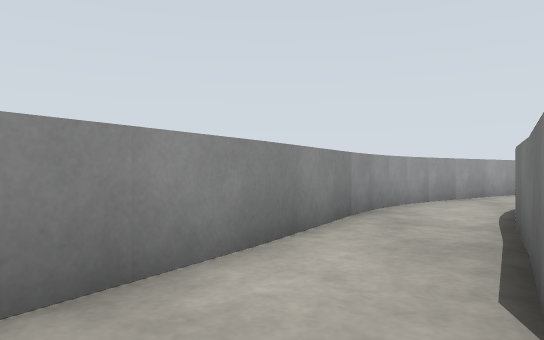
View 1 (above)

18 first-person views from a walk through a robot-simulator world made for Gazebo. The camera is 0.72 m above the floor, looks level and sees 70° across. The floor is counted in squares, 1 m on a side. Each view is taken from the middle of a square. On the plan, view 1 faces up. The plan holds only what a view shows up to about 11 squares ahead; the rest is blank. The place goes on beyond the plan.

View 2
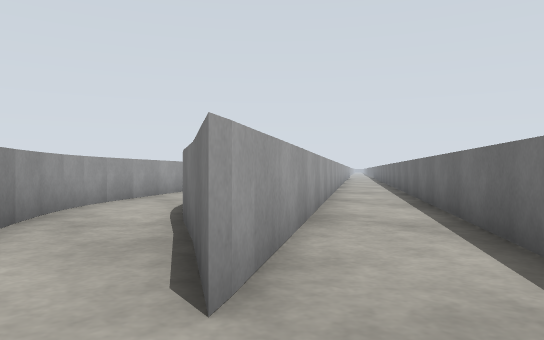

View 3
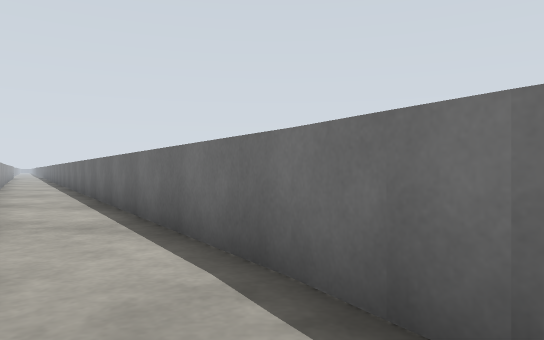

View 4
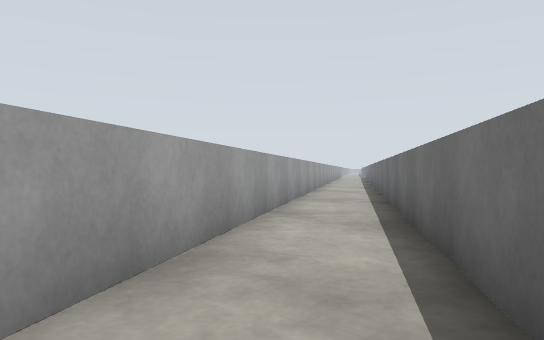

View 5
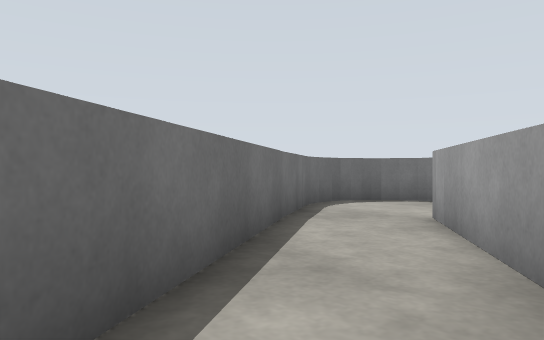

View 6
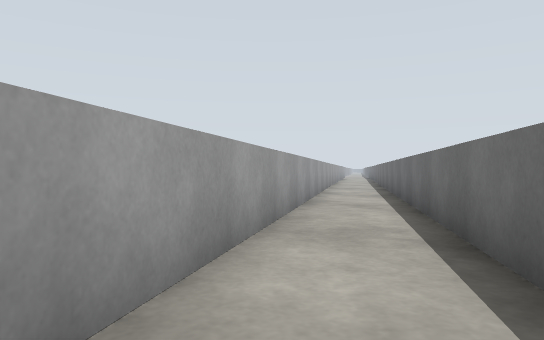

View 7
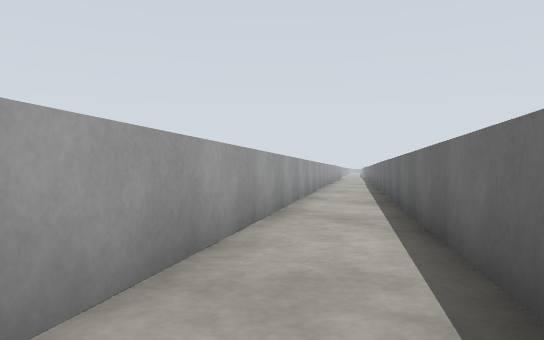

View 8
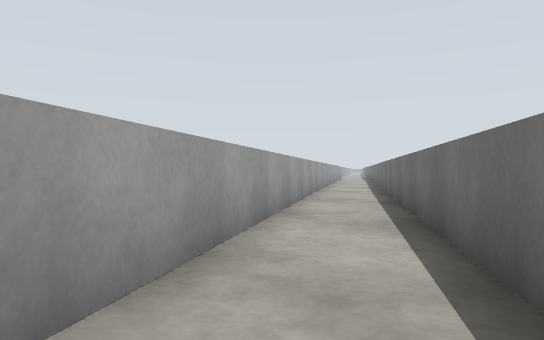

View 9
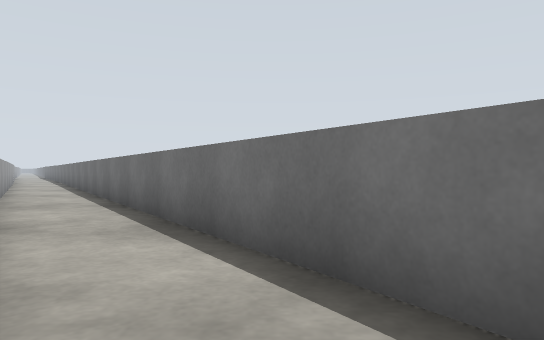

View 10
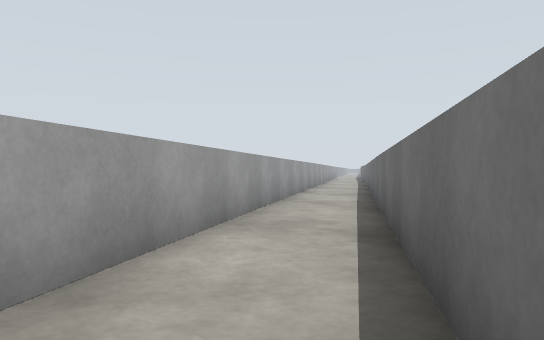

View 11
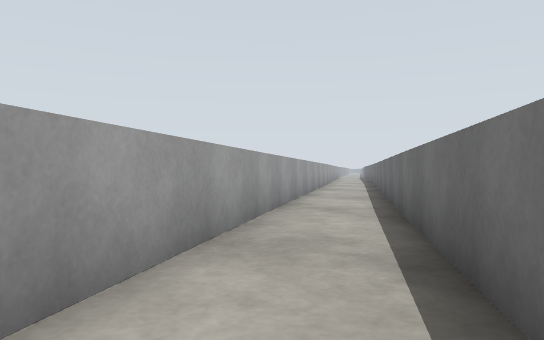

View 12
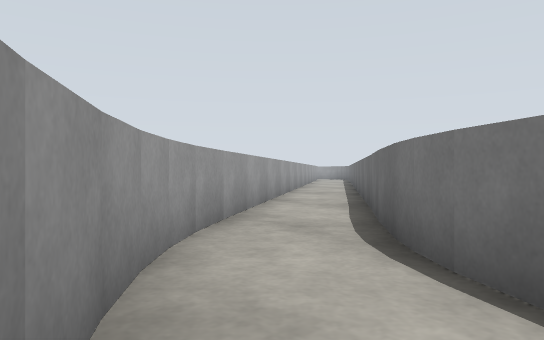

View 13
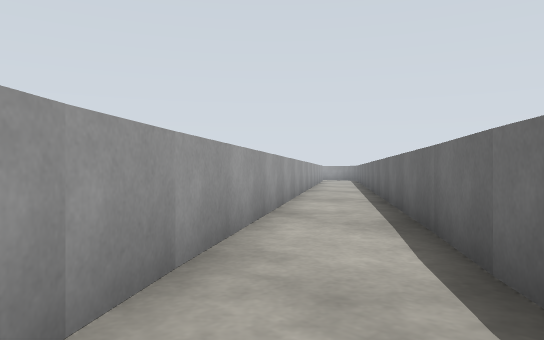

View 14
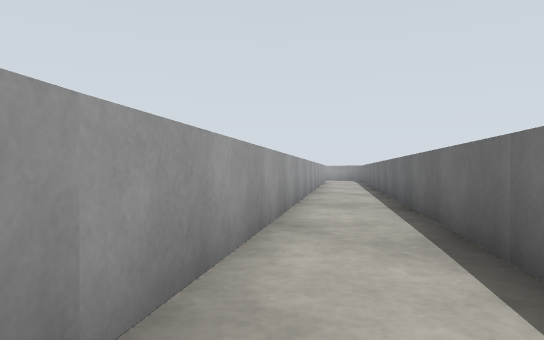

View 15
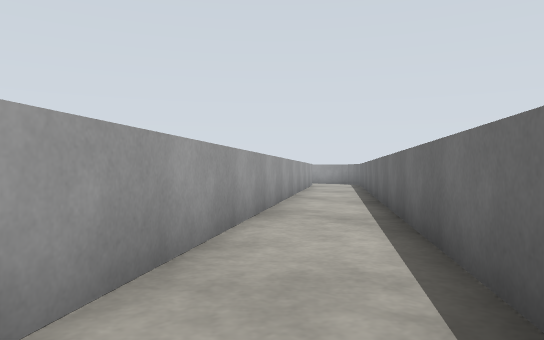

View 16
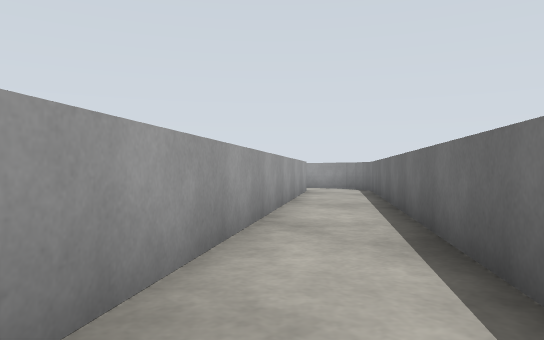

View 17
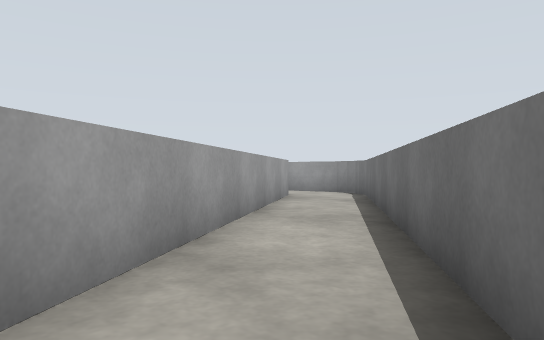

View 18
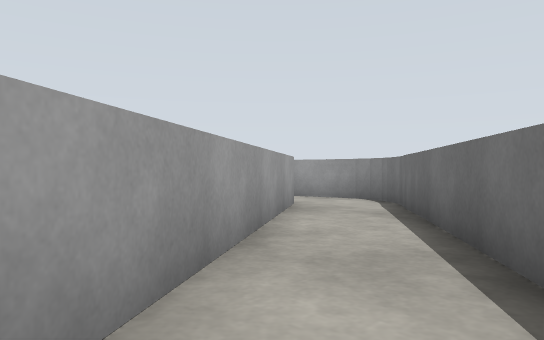

### Floor plan
Key: @ floor where view 1 was taken; # wall or solid block; . floor; = window, fence, low wall or low ledge.
Columns run from 2 left of view 1 to 23 right of it. Each row starts with its distance up from view 1.
 23                         ##
 22                        ##.
 21                      ##=..
 20                     ##=..=
 19                   ###...=#
 18                  ##=...##
 17                ###...=##
 16               ##=...##  ##
 15              ##...=## ##=.
 14            ##=...### ##...
 13           ##...=#####=...=
 12         ###...=#####...=##
 11        ##=...#####=...###
 10      ###...=#####...=##
  9     ##=...#####=...###
  8    ##...=#####...=##
  7    #=..#####=...###
  6   ##..####=...=##
  5   #..=###....##
  4  #=..##=...=##
  3  #..=#...=##
  2  =.==...###
  1  .....=##
  0 #.@..###
 -1 #=.=##
 -2  ###

Positions as (right, up) in squares from view 1, and headings:
1: (0, 0), facing up
2: (0, 0), facing up-right
3: (0, 0), facing right
4: (3, 1), facing up-right
5: (7, 4), facing down-left
6: (7, 4), facing up-right
7: (9, 5), facing up-right
8: (12, 7), facing up-right
9: (12, 8), facing right
10: (16, 9), facing up-right
11: (17, 10), facing up-right
12: (1, 5), facing up-right
13: (3, 7), facing up-right
14: (4, 8), facing up-right
15: (9, 11), facing up-right
16: (13, 14), facing up-right
17: (15, 15), facing up-right
18: (17, 17), facing up-right
